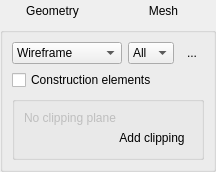
<?xml version="1.0" encoding="UTF-8"?>
<ui version="4.0">
 <class>Form</class>
 <widget class="QWidget" name="Form">
  <property name="geometry">
   <rect>
    <x>0</x>
    <y>0</y>
    <width>216</width>
    <height>142</height>
   </rect>
  </property>
  <property name="windowTitle">
   <string>Form</string>
  </property>
  <layout class="QVBoxLayout" name="verticalLayout_2">
   <property name="leftMargin">
    <number>0</number>
   </property>
   <property name="topMargin">
    <number>0</number>
   </property>
   <property name="rightMargin">
    <number>0</number>
   </property>
   <property name="bottomMargin">
    <number>0</number>
   </property>
   <item>
    <layout class="QHBoxLayout" name="horizontalLayout">
     <item>
      <widget class="QToolButton" name="GeometryButton">
       <property name="sizePolicy">
        <sizepolicy hsizetype="Expanding" vsizetype="Fixed">
         <horstretch>0</horstretch>
         <verstretch>0</verstretch>
        </sizepolicy>
       </property>
       <property name="text">
        <string>Geometry</string>
       </property>
       <property name="checkable">
        <bool>true</bool>
       </property>
       <property name="autoRaise">
        <bool>true</bool>
       </property>
      </widget>
     </item>
     <item>
      <widget class="QToolButton" name="MeshButton">
       <property name="sizePolicy">
        <sizepolicy hsizetype="Expanding" vsizetype="Fixed">
         <horstretch>0</horstretch>
         <verstretch>0</verstretch>
        </sizepolicy>
       </property>
       <property name="text">
        <string>Mesh</string>
       </property>
       <property name="checkable">
        <bool>true</bool>
       </property>
       <property name="autoRaise">
        <bool>true</bool>
       </property>
      </widget>
     </item>
    </layout>
   </item>
   <item>
    <widget class="QGroupBox" name="MeshGroup">
     <property name="title">
      <string/>
     </property>
     <layout class="QVBoxLayout" name="verticalLayout">
      <item>
       <layout class="QHBoxLayout" name="horizontalLayout_3">
        <item>
         <widget class="QComboBox" name="ViewMode">
          <property name="sizePolicy">
           <sizepolicy hsizetype="Expanding" vsizetype="Fixed">
            <horstretch>0</horstretch>
            <verstretch>0</verstretch>
           </sizepolicy>
          </property>
          <item>
           <property name="text">
            <string>Wireframe</string>
           </property>
          </item>
          <item>
           <property name="text">
            <string>Surface</string>
           </property>
          </item>
         </widget>
        </item>
        <item>
         <widget class="QComboBox" name="Dimension">
          <property name="sizePolicy">
           <sizepolicy hsizetype="Minimum" vsizetype="Fixed">
            <horstretch>0</horstretch>
            <verstretch>0</verstretch>
           </sizepolicy>
          </property>
          <item>
           <property name="text">
            <string>All</string>
           </property>
          </item>
          <item>
           <property name="text">
            <string>3D</string>
           </property>
          </item>
          <item>
           <property name="text">
            <string>2D</string>
           </property>
          </item>
          <item>
           <property name="text">
            <string>1D</string>
           </property>
          </item>
          <item>
           <property name="text">
            <string>0D</string>
           </property>
          </item>
         </widget>
        </item>
        <item>
         <widget class="QToolButton" name="Overlay">
          <property name="text">
           <string>...</string>
          </property>
          <property name="checkable">
           <bool>true</bool>
          </property>
          <property name="autoRaise">
           <bool>true</bool>
          </property>
         </widget>
        </item>
       </layout>
      </item>
      <item>
       <layout class="QHBoxLayout" name="horizontalLayout_4">
        <item>
         <widget class="QCheckBox" name="Construction">
          <property name="text">
           <string>Construction elements</string>
          </property>
         </widget>
        </item>
        <item>
         <spacer name="horizontalSpacer_3">
          <property name="orientation">
           <enum>Qt::Orientation::Horizontal</enum>
          </property>
          <property name="sizeHint" stdset="0">
           <size>
            <width>10</width>
            <height>20</height>
           </size>
          </property>
         </spacer>
        </item>
        <item>
         <widget class="QLabel" name="ElementCount">
          <property name="text">
           <string/>
          </property>
          <property name="alignment">
           <set>Qt::AlignmentFlag::AlignRight|Qt::AlignmentFlag::AlignVCenter</set>
          </property>
         </widget>
        </item>
       </layout>
      </item>
      <item>
       <widget class="QGroupBox" name="ClippingGroup">
        <property name="sizePolicy">
         <sizepolicy hsizetype="Preferred" vsizetype="Minimum">
          <horstretch>0</horstretch>
          <verstretch>0</verstretch>
         </sizepolicy>
        </property>
        <property name="title">
         <string/>
        </property>
        <layout class="QVBoxLayout" name="verticalLayout_3">
         <property name="spacing">
          <number>2</number>
         </property>
         <item>
          <widget class="QLabel" name="ClipHint">
           <property name="enabled">
            <bool>false</bool>
           </property>
           <property name="text">
            <string>No clipping plane</string>
           </property>
          </widget>
         </item>
         <item>
          <layout class="QHBoxLayout" name="horizontalLayout_5">
           <item>
            <spacer name="horizontalSpacer_2">
             <property name="orientation">
              <enum>Qt::Orientation::Horizontal</enum>
             </property>
             <property name="sizeHint" stdset="0">
              <size>
               <width>40</width>
               <height>20</height>
              </size>
             </property>
            </spacer>
           </item>
           <item>
            <widget class="QToolButton" name="ClipButton">
             <property name="text">
              <string>Add clipping</string>
             </property>
             <property name="icon">
              <iconset theme="QIcon::ThemeIcon::ContactNew"/>
             </property>
             <property name="toolButtonStyle">
              <enum>Qt::ToolButtonStyle::ToolButtonTextBesideIcon</enum>
             </property>
             <property name="autoRaise">
              <bool>true</bool>
             </property>
            </widget>
           </item>
          </layout>
         </item>
        </layout>
       </widget>
      </item>
     </layout>
    </widget>
   </item>
  </layout>
 </widget>
 <resources/>
 <connections/>
</ui>
